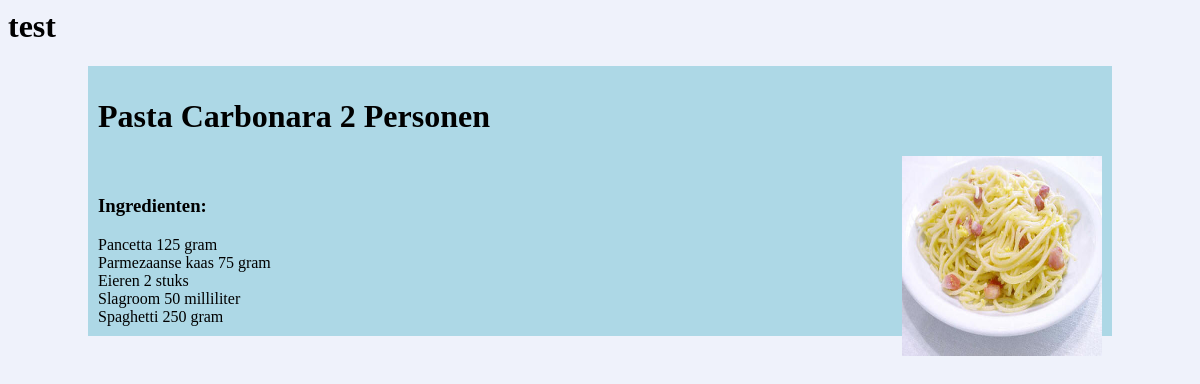
/food/2/, run on the app's committed database.
### food/models.py (models this page shows, shortened)
class Dish(models.Model):
    name = models.CharField(max_length=50)
    description = models.CharField(max_length=250)
    pub_date = models.DateTimeField('date published')
    persons = models.IntegerField()
    url = models.CharField(max_length=30)

class Ingredient(models.Model):
    dish = models.ForeignKey(Dish)
    ingredient = models.CharField(max_length=30)
    amount = models.IntegerField(default=0)
    unit = models.CharField(max_length=10)

### food/views.py (the view)
# urls.py: url(r'^(?P<pk>\d+)/$', views.DetailView.as_view(), name='detail'),
class DetailView(generic.DetailView):
    model = Dish
    template_name = 'food/detail.html'

### food/templates/food/detail.html
{% include "food/test.html" %}
{% load staticfiles %}
<link rel="stylesheet" type="text/css" href="{% static 'food/style.css' %}" />
<div id='container'>
	<div id='header'>
		<h1>{{ dish.name }}  {{dish.persons}} Personen</h1>
		{% if dish.url != None %}
			<img src="/static/food/images/{{ dish.url }}" width="200" height="200">
		{% endif %}
	</div>
	<div id = 'content'>
		<h3>Ingredienten:</h3>
		{% for ingredient in dish.ingredient_set.all %}
			<li>{{ ingredient.ingredient }} {{ ingredient.amount }} {{ ingredient.unit }} </li>
		{% endfor %}
	</div>
</div>

### food/templates/food/test.html
<h1>test</h1>

### food/static/food/style.css (style rules this page uses)
#container { width:1024px; margin:auto; background-color: lightblue; }
#header { #background-color: red; padding: 10px; }
#content { #background-color: red; padding: 10px; }
img { float: right; }
li { list-style-type: none; }

### data on the page
Dish: name "Pasta Carbonara", persons "2", url (picture)
Ingredient: ingredient "Pancetta", amount "125", unit "gram"
Ingredient: ingredient "Parmezaanse kaas", amount "75", unit "gram"
Ingredient: ingredient "Eieren", amount "2", unit "stuks"
Ingredient: ingredient "Slagroom", amount "50", unit "milliliter"
Ingredient: ingredient "Spaghetti", amount "250", unit "gram"
